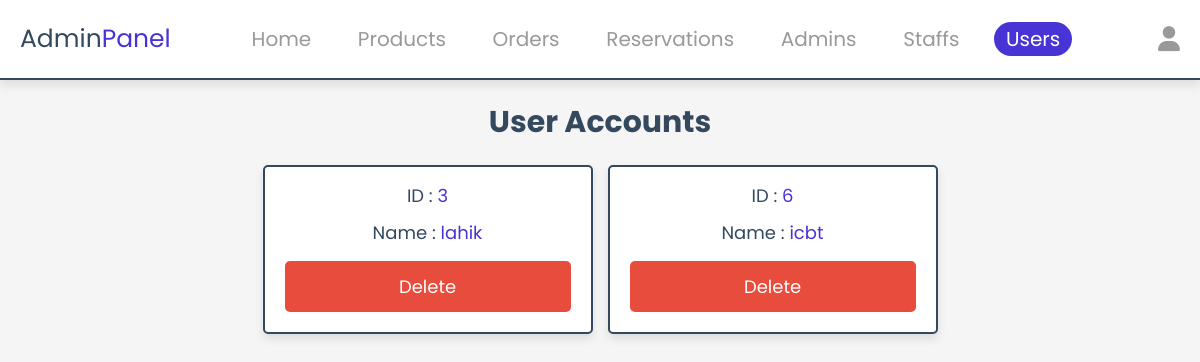
/admin/user_accounts.php (signed in), run on the app's committed database.
### tables this page shows
CREATE TABLE `users` (
  `id` int(11) NOT NULL,
  `name` varchar(50) NOT NULL,
  `email` varchar(50) NOT NULL,
  `number` varchar(11) NOT NULL,
  `password` char(255) NOT NULL,
  `reg_date` datetime NOT NULL DEFAULT current_timestamp(),
  `address` varchar(255) NOT NULL
);

### admin/user_accounts.php (the view, shortened to what this page needs)
<?php
   include('../db/database.php');
?>
<!DOCTYPE html>
<html lang="en">
<head>
   <link rel="stylesheet" href="https://cdnjs.cloudflare.com/ajax/libs/font-awesome/6.1.1/css/all.min.css">
   <link rel="stylesheet" href="../css/admin_style.css">
</head>
<body>
   <?php include '../components/admin_header.php' ?>
   <section class="accounts">
      <h1 class="heading">user accounts</h1>
      <div class="box-container">
      <?php
         $select_account = $conn->prepare("SELECT * FROM users");
         $select_account->execute();
         if($select_account->rowCount() > 0){
            while($fetch_accounts = $select_account->fetch(PDO::FETCH_ASSOC)){
      ?>
      <div class="box">
         <p> ID : <span><?= $fetch_accounts['id']; ?></span> </p>
         <p> Name : <span><?= $fetch_accounts['name']; ?></span> </p>
         <a href="user_accounts.php?delete=<?= $fetch_accounts['id']; ?>" class="delete-btn" onclick="return confirm('Delete this account?');">delete</a>
      </div>
      <?php
         }
      }else{
         echo '<p class="empty">No accounts available</p>';
      }
      ?>
      </div>
   </section>
</body>
</html>

### CSS/admin_style.css (style rules this page uses)
:root { --blue-color:#4834d4; --red:#e74c3c; --orange:#f39c12; --black:#34495e; --light-bg:#f5f5f5; --light-color:#999; --green: #00ff59; --border:.2rem solid var(--black); --box-shadow:0 .5rem 1rem rgba(0,0,0,.1); }
* { font-family: 'poppins', sans-serif; margin:0; padding:0; box-sizing: border-box; text-decoration: none; outline: none; border:none; }
html { font-size: 62.5%; overflow-x: hidden; }
body { background-color: var(--light-bg); }
section { max-width: 1200px; margin:0 auto; padding:2rem; }
.btn, .delete-btn, .option-btn, .hero-btn { display: block; margin-top: 1rem; border-radius: .5rem; cursor: pointer; width: 100%; font-size: 1.8rem; color: #fff; padding:1.2rem 3rem; text-transform: capitalize; text-align: center; }
.delete-btn { background-color: var(--red); }
.heading { text-align: center; margin-bottom: 2rem; text-transform: capitalize; color:var(--black); font-size: 3rem; }
.accounts .box-container { display: grid; grid-template-columns: repeat(auto-fit, 33rem); gap:1.5rem; justify-content: center; align-items: flex-start; }
.accounts .box-container .box { background-color: #fff; border-radius: .5rem; box-shadow: var(--box-shadow); border:var(--border); padding:2rem; padding-top: 1rem; text-align: center; }
.accounts .box-container .box p { padding: .5rem 0; font-size: 1.8rem; color:var(--black); }
.accounts .box-container .box p span { color:var(--blue-color); }

### data on the page
users: id "3", name "lahik"
users: id "6", name "icbt"
